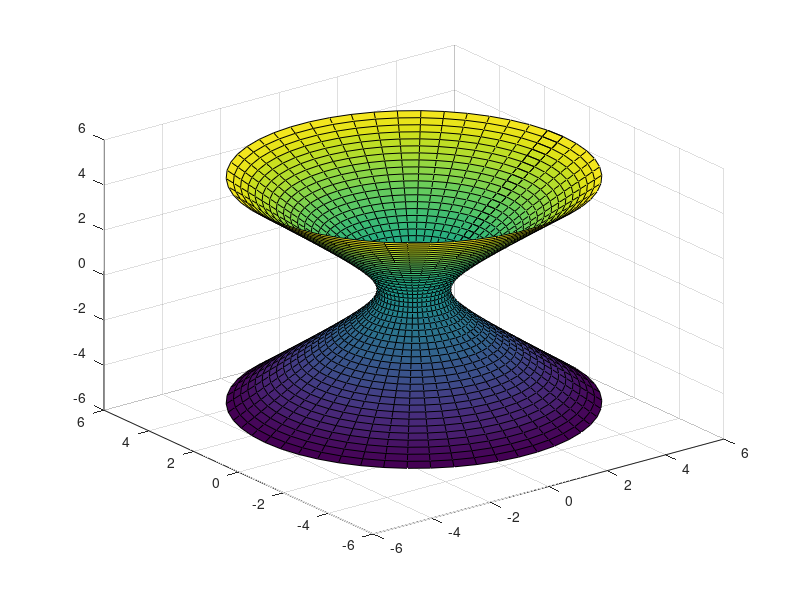

MATLAB code for this plot:

function [x,y,z,ds,dt] =hyp1setup()
zmin = -5.0; zmax = 5.0;
nz = 50; dz = (zmax-zmin)/nz;
thetamin = 0.0; thetamax = 2.0*pi;
ntheta = 50; dtheta = (thetamax-thetamin)/ntheta;
[paramz,theta] = meshgrid(zmin:dz:zmax, ...
thetamin:dtheta:thetamax+dtheta);
% Apply the parameterization to obtain R^3 coordinates
r = sqrt(1 + paramz.^2);
x = r .* cos(theta);
y = r .* sin(theta);
z = paramz;
ds=dz;
dt=dtheta;


surf(x,y,z);
end
